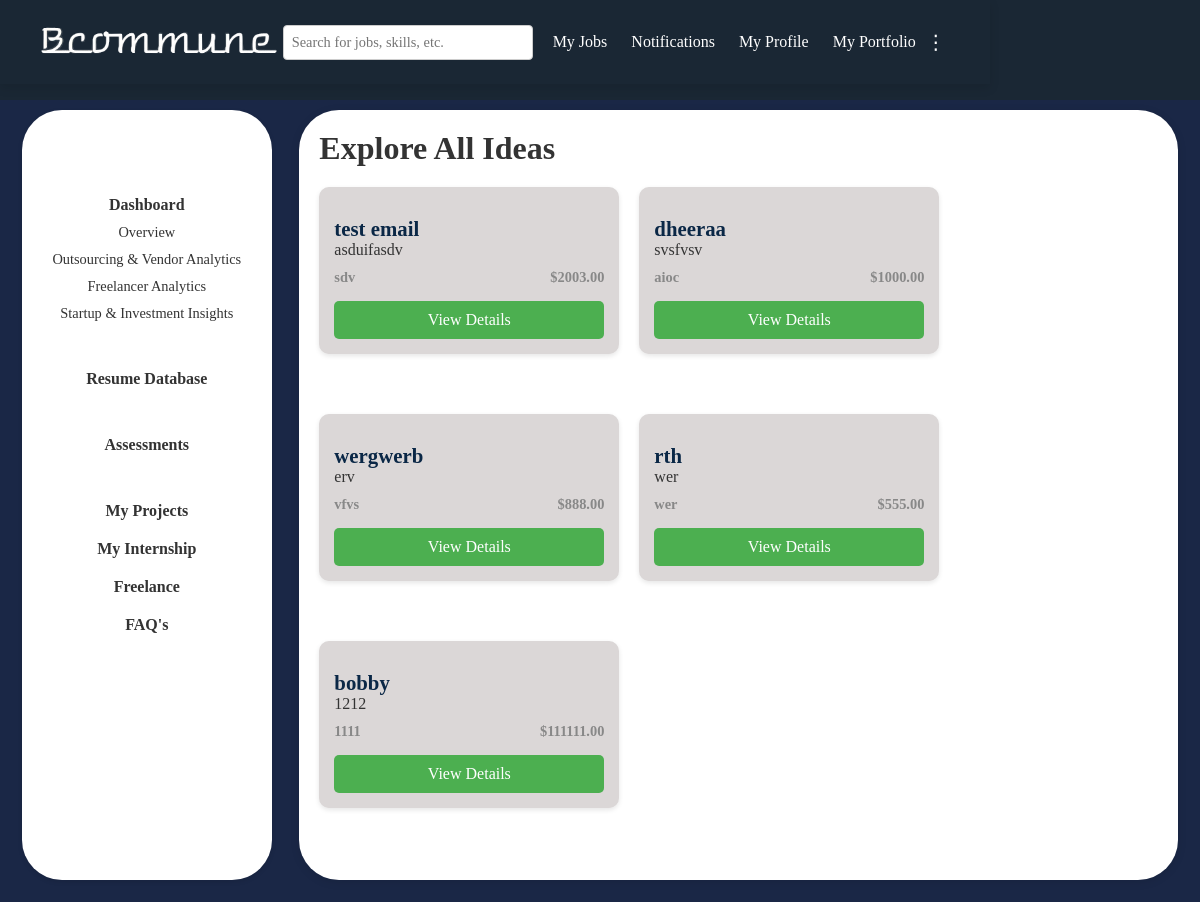
The app's page /explore-all-ideas/, older data.
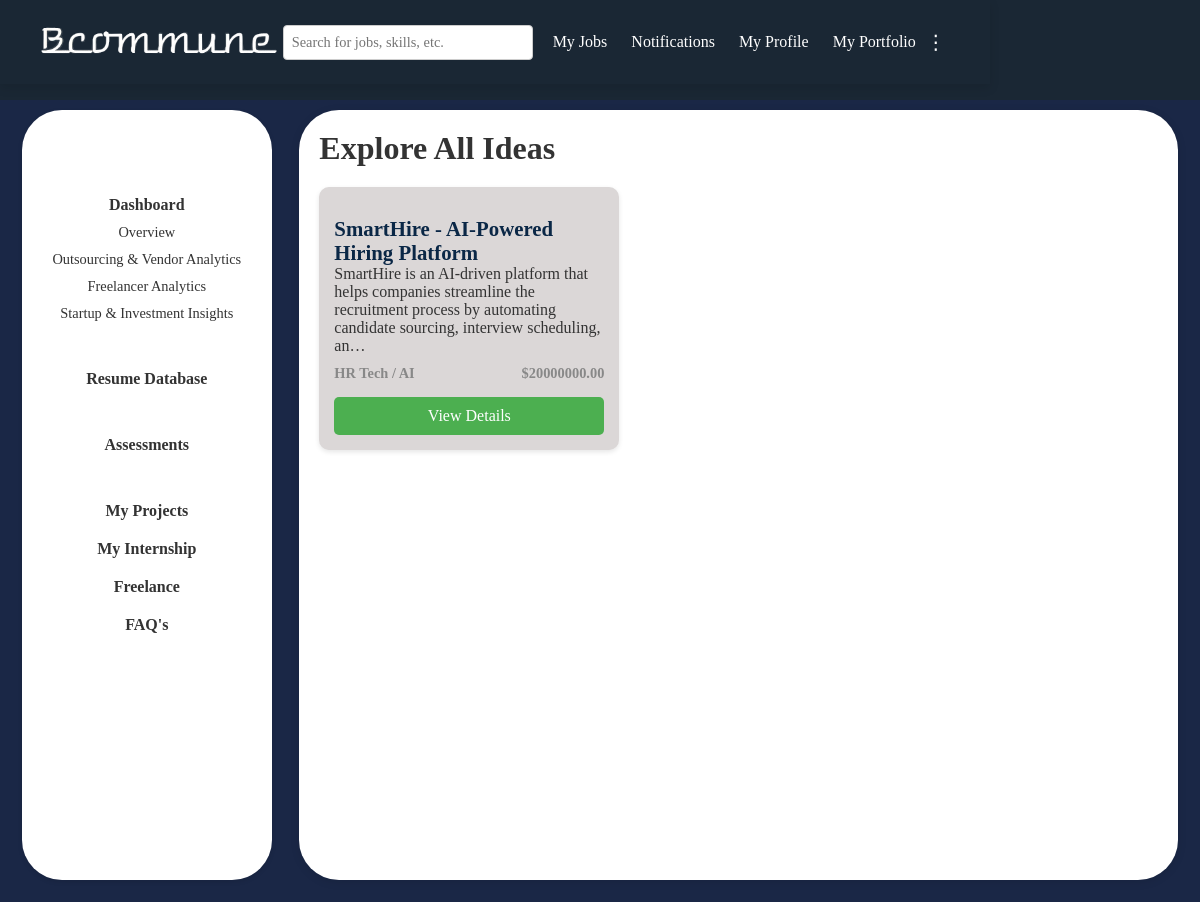
The same page, newer data.
### users/models.py (models this page shows, shortened)
class Idea(models.Model):
    title = models.CharField(max_length=200)
    patent_number = models.CharField(max_length=100, blank=True, null=True)
    brief_description = models.TextField()
    application_number = models.CharField(max_length=100, blank=True, null=True)
    problem_statement = models.TextField()
    solution = models.TextField()
    visibility = models.CharField(max_length=10, choices=[('public', 'Public'), ('private', 'Private')])
    details = models.TextField(blank=True, null=True)
    fund = models.DecimalField(max_digits=10, decimal_places=2, blank=True, null=True)
    category = models.CharField(max_length=100)
    photo = models.ImageField(upload_to='idea_photos/', blank=True, null=True)
    video = models.FileField(upload_to='idea_videos/', blank=True, null=True)
    team_info = models.TextField(blank=True, null=True)
    created_at = models.DateTimeField(auto_now_add=True)
    email = models.EmailField(null=True, blank=True)

### users/views.py (the view)
# urls.py: path('explore-all-ideas/', views.explore_all_ideas, name='explore_all_ideas'),
def explore_all_ideas(request):
    ideas = Idea.objects.filter(visibility='public').order_by('-created_at')
    return render(request, 'explore_all_ideas.html', {'ideas': ideas})

### users/templates/explore_all_ideas.html (shortened to what this page needs)
{% load static %}
<!DOCTYPE html>
<html lang="en">
<head>
    <link rel="stylesheet" href="{% static 'css/common.css'%}">
    <link rel="stylesheet" href="{% static 'css/expideas.css'%}">
</head>
<body>
    {% include 'header2.html' %}
    <div class="main-container">
        {% include 'sidebarcompany.html' %}
        <div class="content">
                <h1>Explore All Ideas</h1>
                <div class="idea-cards">
                    {% for idea in ideas %}
                        <div class="idea-card">
                            <div class="idea-content">
                                <h3>{{ idea.title }}</h3>
                                <p>{{ idea.brief_description|truncatechars:150 }}</p>
                                <div class="idea-meta">
                                    <span class="category">{{ idea.category }}</span>
                                    <span class="fund">${{ idea.fund }}</span>
                                </div>
                                <a href="{% url 'idea_detail' idea.id %}" class="view-details-btn">View Details</a>
                            </div>
                        </div>
                    {% empty %}
                        <p class="no-ideas">No ideas available to display.</p>
                    {% endfor %}
                </div>
            </div>
    </div>
</body>
</html>

Row changes from the older to the newer data that the page shows:
removed Idea: title "test email", brief_description "asduifasdv", category "sdv", fund "2003.00"
removed Idea: title "dheeraa", brief_description "svsfvsv", category "aioc", fund "1000.00"
removed Idea: title "wergwerb", brief_description "erv", category "vfvs", fund "888.00"
removed Idea: title "rth", brief_description "wer", category "wer", fund "555.00"
no longer on this page (row edited): Idea: title "bobby", brief_description "1212", category "1111", fund "111111.00"
added Idea: title "SmartHire - AI-Powered Hiring Platform", brief_description "SmartHire is an AI-driven platform that helps companies streamline the recruitment process by automating candidate sourcing, interview scheduling, an…", category "HR Tech / AI", fund "20000000.00"
